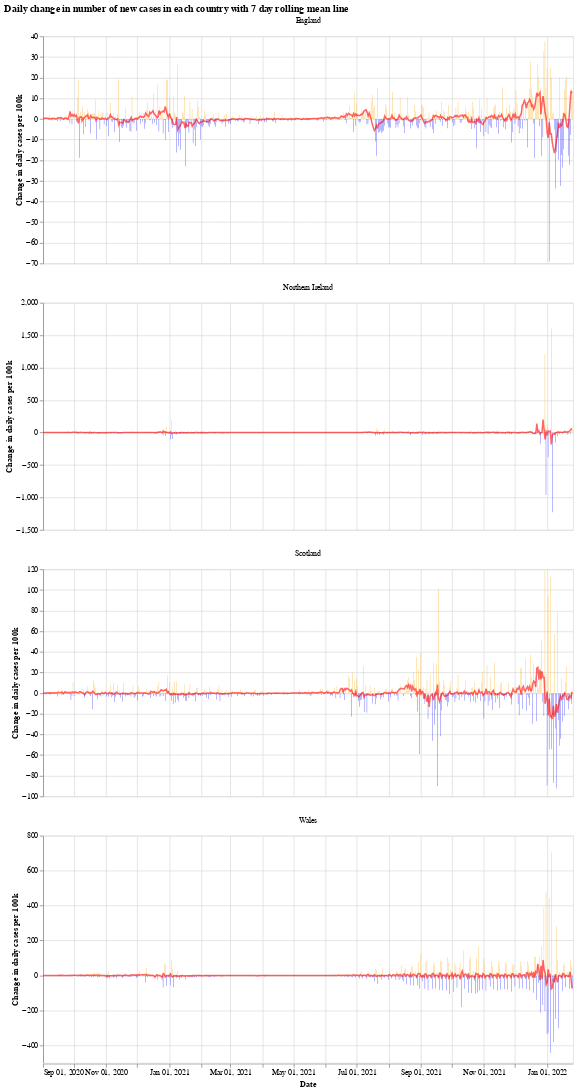

Here is the notebook cell this chart was saved with:
### Markdown cell above
We will use the Python library `Altair` for visualising the data, see the [altair docs](https://altair-viz.github.io/) for more information.

First we have a graph which shows the daily change in the number of new cases for each country. This number jumps up and down all over the place, which is likely due to delay in reporting of new cases over the weekend. Another interesting thing is that it looks like the daily cases in Wales experienced a much shorter period of calm over the summer (calm in the sense of daily cases not jumping up and down).

The orange bars are days when the number of new cases (per 100k population) was more than the previous day, while the blue are days when the number of new cases dropped. The red line is the 7 day moving average. 

When the moving average line is below 0, it means that there is a consistent drop in new cases. We can see this clearly happening around the times that lockdowns were introduced (though, to varying degrees). I will update the graphs soon with a marker of when each lockdown started.

### Code cell
# collapse
import altair as alt

bars = alt.Chart(uk_cases).mark_bar().encode(
    x=alt.X("yearmonthdate(date):T", axis=alt.Axis(title='Date')),
    y=alt.Y("casesChangeRate:Q", axis=alt.Axis(title='Change in daily cases per 100k')),
    tooltip='casesChange',
    color=alt.condition(
        alt.datum.casesChangeRate > 0,
        alt.value("orange"),  # The positive color
        alt.value("blue")  # The negative color
    )
).properties(title='Daily change in number of new cases with 7 day rolling mean',width=700).interactive()

line = alt.Chart(uk_cases).mark_line(
    color='red',
    size=2,
    opacity=0.6
).transform_window(
    rolling_mean='mean(casesChangeRate)',
    frame=[0, 7],
    groupby=['areaName']
).encode(
    x='yearmonthdate(date):T',
    y='rolling_mean:Q'
)

alt.layer(bars, line, data=uk_cases).facet(alt.Column(
    'areaName', title=''), columns=1).resolve_scale(y='independent').properties(title='Daily change in number of new cases in each country with 7 day rolling mean line')

### Figure 1 — Vega-Lite specification as saved in the notebook (floating-point values rounded to 4 significant figures; data arrays with more than 128 entries replaced by an {"elided": "..."} marker saying what was removed)
{"config": {"view": {"continuousWidth": 400, "continuousHeight": 300}}, "data": {"name": "data-6c4caec7e2ba5cf3ea30e23ca351319b"}, "facet": {"type": "nominal", "field": "areaName", "title": ""}, "spec": {"layer": [{"mark": "bar", "encoding": {"color": {"condition": {"value": "orange", "test": "(datum.casesChangeRate > 0)"}, "value": "blue"}, "tooltip": {"type": "quantitative", "field": "casesChange"}, "x": {"type": "temporal", "axis": {"title": "Date"}, "field": "date", "timeUnit": "yearmonthdate"}, "y": {"type": "quantitative", "axis": {"title": "Change in daily cases per 100k"}, "field": "casesChangeRate"}}, "selection": {"selector001": {"type": "interval", "bind": "scales", "encodings": ["x", "y"]}}, "title": "Daily change in number of new cases with 7 day rolling mean", "width": 700}, {"mark": {"type": "line", "color": "red", "opacity": 0.6, "size": 2}, "encoding": {"x": {"type": "temporal", "field": "date", "timeUnit": "yearmonthdate"}, "y": {"type": "quantitative", "field": "rolling_mean"}}, "transform": [{"window": [{"op": "mean", "field": "casesChangeRate", "as": "rolling_mean"}], "frame": [0, 7], "groupby": ["areaName"]}]}]}, "columns": 1, "resolve": {"scale": {"y": "independent"}}, "title": "Daily change in number of new cases in each country with 7 day rolling mean line", "$schema": "https://vega.github.io/schema/vega-lite/v4.8.1.json", "datasets": {"data-6c4caec7e2ba5cf3ea30e23ca351319b": {"elided": "2048 records"}}}
